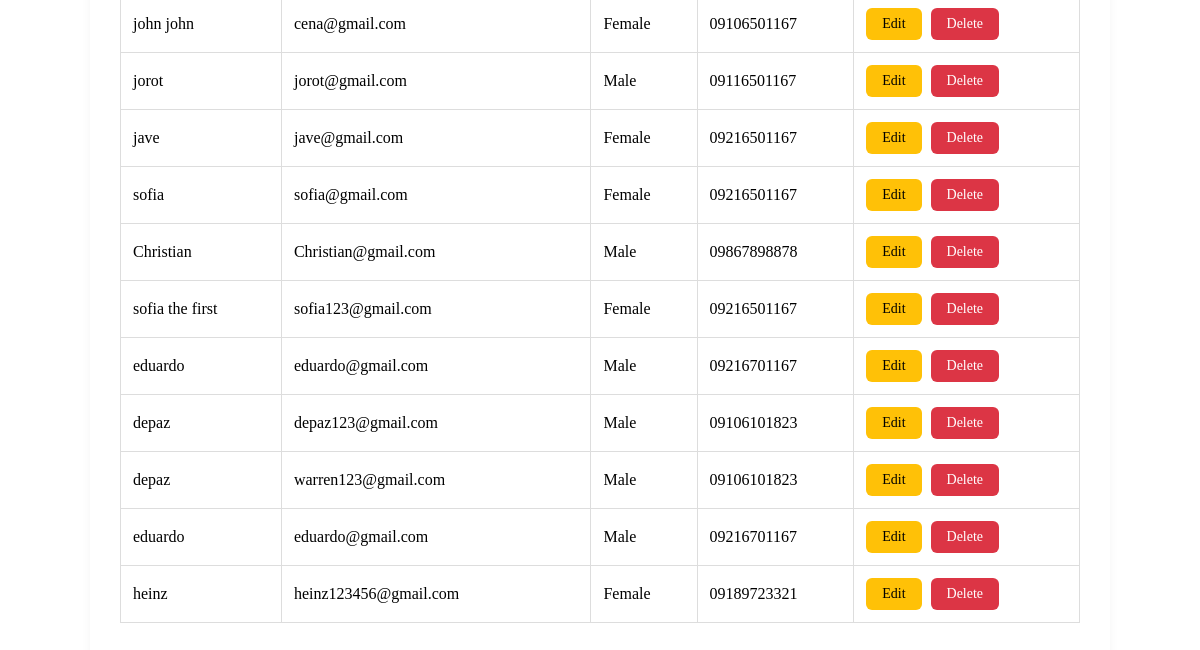
Before: /accounts/members/ (lower part) with the older database file.
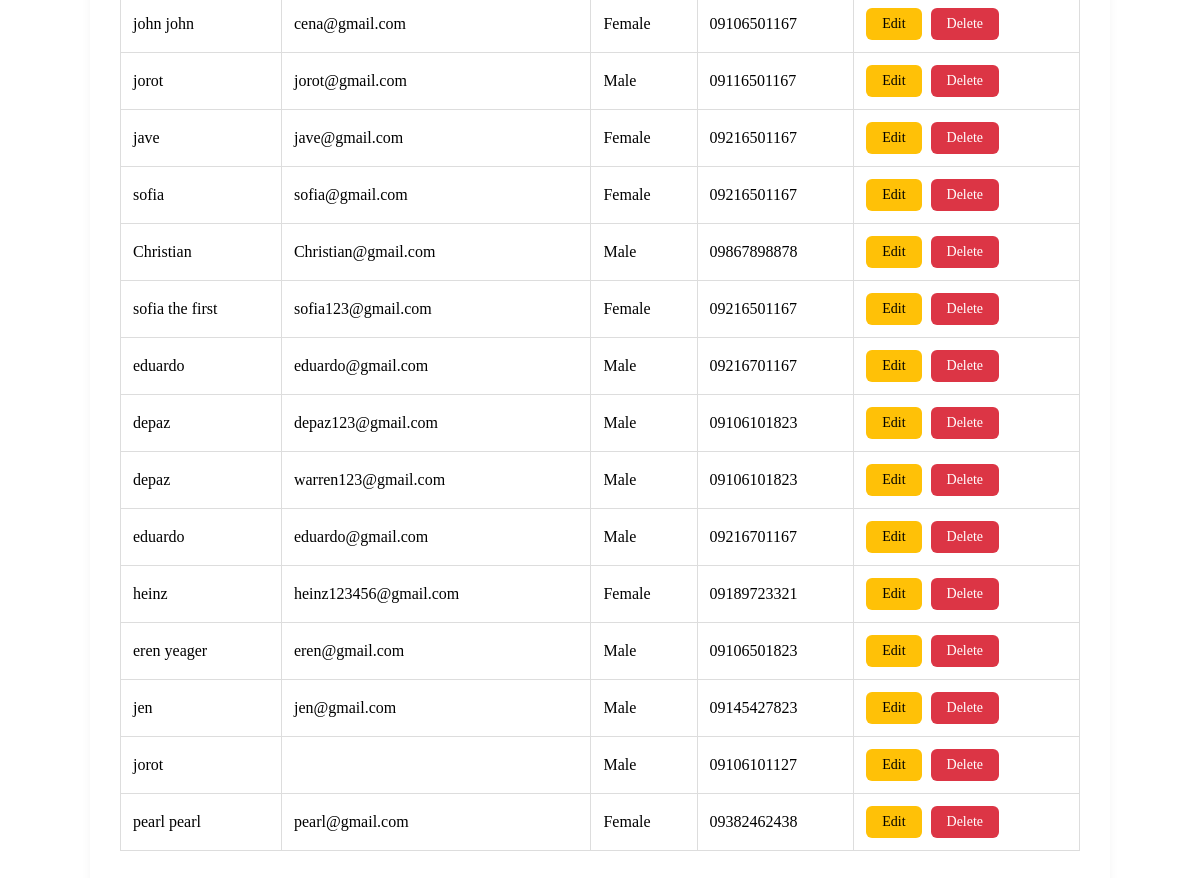
After: the same page with the newer database file.
### accounts/models.py (models this page shows, shortened)
class User(AbstractUser):
    ROLE_CHOICES = [
        ('OFFICIAL', 'Barangay Official'),
        ('MEMBER', 'Member'),
    ]
    GENDER_CHOICES = [
        ('M', 'Male'),
        ('F', 'Female'),
        ('O', 'Other'),
    ]
    full_name = models.CharField(_('full name'), max_length=100)
    birthdate = models.DateField(null=False, blank=False)
    age = models.PositiveIntegerField(null=True, blank=True, default=0)
    gender = models.CharField(_('gender'), max_length=1, choices=GENDER_CHOICES)
    address = models.TextField(_('address'))
    contact_no = models.CharField(_('contact number'), max_length=11)
    is_pwd = models.BooleanField(_('PWD'), default=False)
    is_4ps_member = models.BooleanField(_('4Ps Member'), default=False)
    is_senior_citizen = models.BooleanField(_('Senior Citizen'), default=False)
    role = models.CharField(_('role'), max_length=10, choices=ROLE_CHOICES, default='MEMBER')
    created_at = models.DateTimeField(auto_now_add=True)  # Add field to track signup time
    class Meta:
        verbose_name = _('user')
        verbose_name_plural = _('users')

### accounts/views.py (the view)
# urls.py: path('members/', views.member_list, name='member-list'),
def member_list(request):
    members = User.objects.filter(role='MEMBER')
    return render(request, 'accounts/member_list.html', {'members': members})

### library_system/context_processors.py (called while the page is built)
def unread_notifications(request):
    if request.user.is_authenticated:
        unread_count = Notification.objects.filter(user=request.user, is_read=False).count()
    else:
        unread_count = 0
    return {'unread_count': unread_count}

### accounts/templates/accounts/member_list.html (shortened to what this page needs)
{% load static %}
<!DOCTYPE html>
<html lang="en">
<head>
    <link rel="stylesheet" href="{% static 'member_style.css' %}">
</head>
<body>
    <div class="container">
        <table>
            <tbody>
                {% for member in members %}
                <tr>
                    <td>{{ member.full_name }}</td>
                    <td>{{ member.email }}</td>
                    <td>{{ member.get_gender_display }}</td>
                    <td>{{ member.contact_no }}</td>
                    <td>
                        <a href="{% url 'edit-member' member.id %}" class="btn edit">Edit</a>
                        <a href="{% url 'delete-member' member.id %}" class="btn delete">Delete</a>
                    </td>
                </tr>
                {% empty %}
                <tr>
                    <td colspan="5">No members found.</td>
                </tr>
                {% endfor %}
            </tbody>
        </table>
    </div>
</body>
</html>

### accounts/static/accounts/member_style.css (style rules this page uses)
.container { max-width: 960px; margin: auto; background: white; padding: 30px; border-radius: 12px; box-shadow: 0 0 10px rgba(0,0,0,0.05); }
table { width: 100%; border-collapse: collapse; margin-bottom: 20px; }
.btn { padding: 8px 16px; border: none; border-radius: 6px; font-size: 14px; text-decoration: none; margin-right: 5px; transition: background-color 0.3s ease; display: inline-block; }
.btn.edit { background-color: #ffc107; color: #000; }
.btn.delete { background-color: #dc3545; color: white; }

Changed rows visible on the page:
added User: full_name "eren yeager", email "eren@gmail.com", gender "Male", contact_no "09106501823"
added User: full_name "jen", email "jen@gmail.com", gender "Male", contact_no "09145427823"
added User: full_name "jorot", gender "Male", contact_no "09106101127"
added User: full_name "pearl pearl", email "pearl@gmail.com", gender "Female", contact_no "09382462438"
